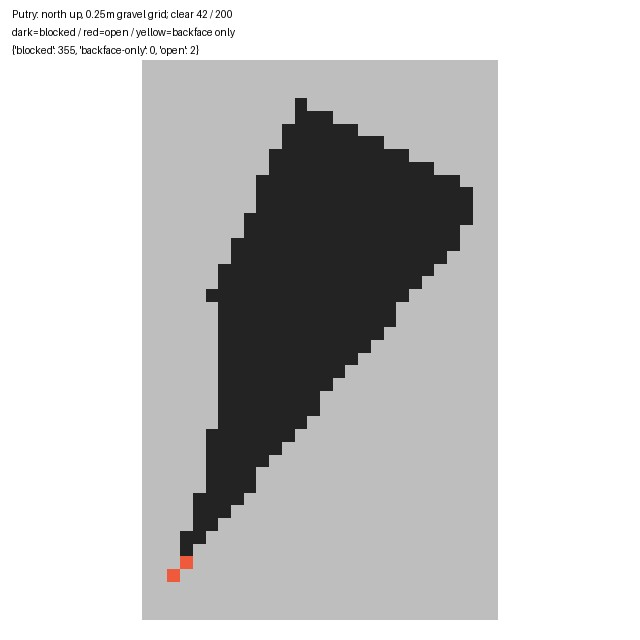
#> input picture artifacts/gpt-s16-r3/island-rays.jpg, 640 x 640 px, given in place of sbs-g3-a-2818555625124739.png, which was not available
$ python ablation_sheets.py --tier Low
#> lines starting #> are read from the running program, lines starting #| are printed output that depends on the picture
#> `out = Image.new('RGB', (960, 852), 'white')`: out: PIL image 960x852 RGB; every value is 255
"""Compact diagnostic sheets; original pixels cropped uniformly, never altered."""
from pathlib import Path
import argparse,json
from PIL import Image,ImageDraw
r=Path(__file__).resolve().parent
p=argparse.ArgumentParser();p.add_argument('--tier',choices=['Low','High'],required=True);a=p.parse_args()
names=['sbs-g3-a-2818555625124739','sbs-g3-a-3970163613102941','putry-island-1','putry-island-2','putry-island-near']
modes=['zero-bias','baked-only','no-baked','no-shadows']
dest=r/'ablation-sheets'/a.tier;dest.mkdir(parents=True,exist_ok=True)
def frame(path):
 im=Image.open(path).convert('RGB');im=im.crop((0,200,im.width,im.height));im.thumbnail((480,184),Image.Resampling.LANCZOS);return im
#> in frame, im is the input picture: PIL image 640x640 RGB; mean R, G, B 200.8, 200.7, 200.6
#> after `im = im.crop((0, 200, im.width, im.height))`:
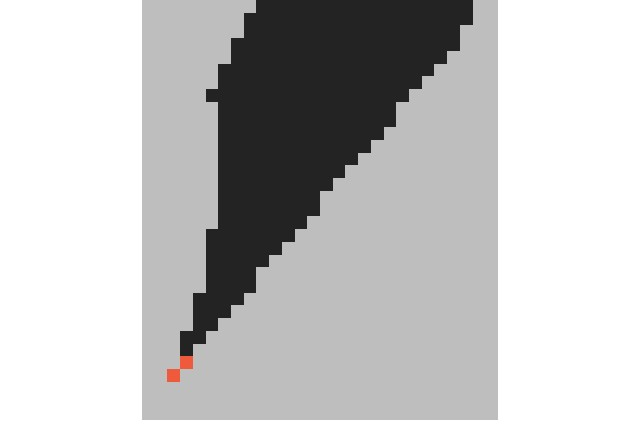
#> im: PIL image 640x440 RGB; mean R, G, B 195.6, 195.4, 195.4
for name in names:
 base=r/'ablations'/f'{a.tier}-baseline'/f'{name}.png'
 out=Image.new('RGB',(960,852),'white');d=ImageDraw.Draw(out);d.text((5,4),f'{a.tier} clear | {name} | same crop y=200..1080',fill='black')
 for i,mode in enumerate(modes):
  y=26+i*205;d.text((5,y),'BASELINE',fill='black');d.text((485,y),mode,fill='black')
  out.paste(frame(base),(0,y+18));out.paste(frame(r/'ablations'/f'{a.tier}-{mode}'/f'{name}.png'),(480,y+18))
#> after `out.paste(frame(base), (0, y + 18))`:
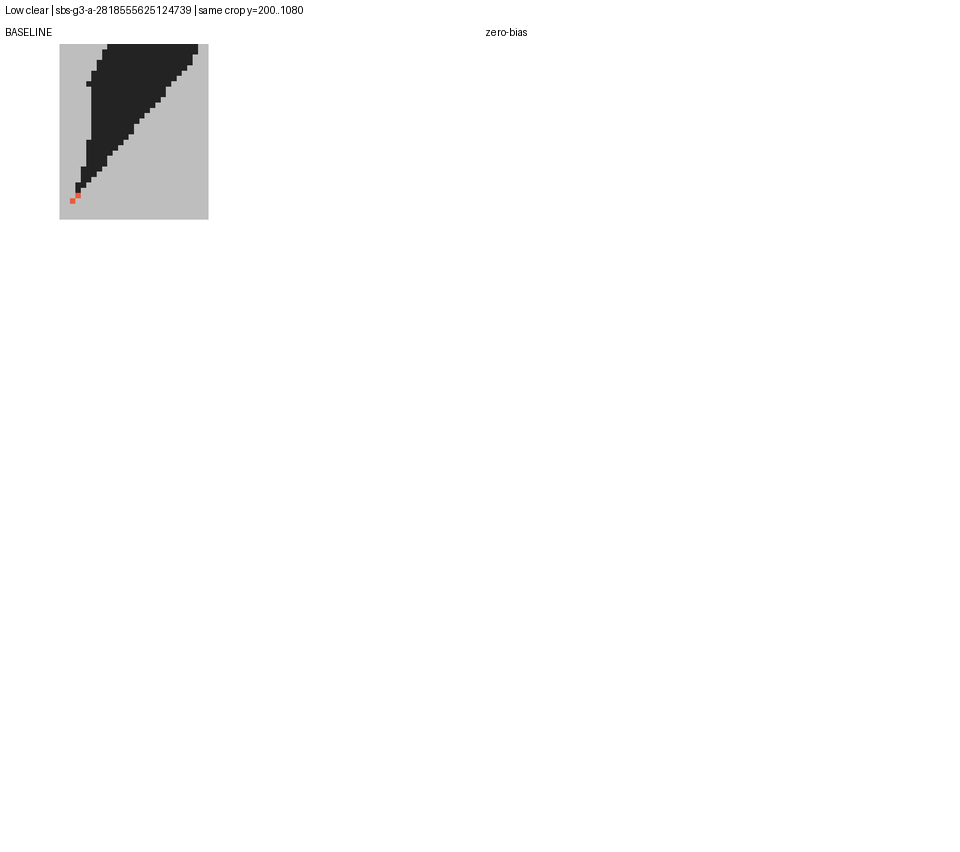
#> out: PIL image 960x852 RGB; mean R, G, B 251.1, 251.1, 251.1
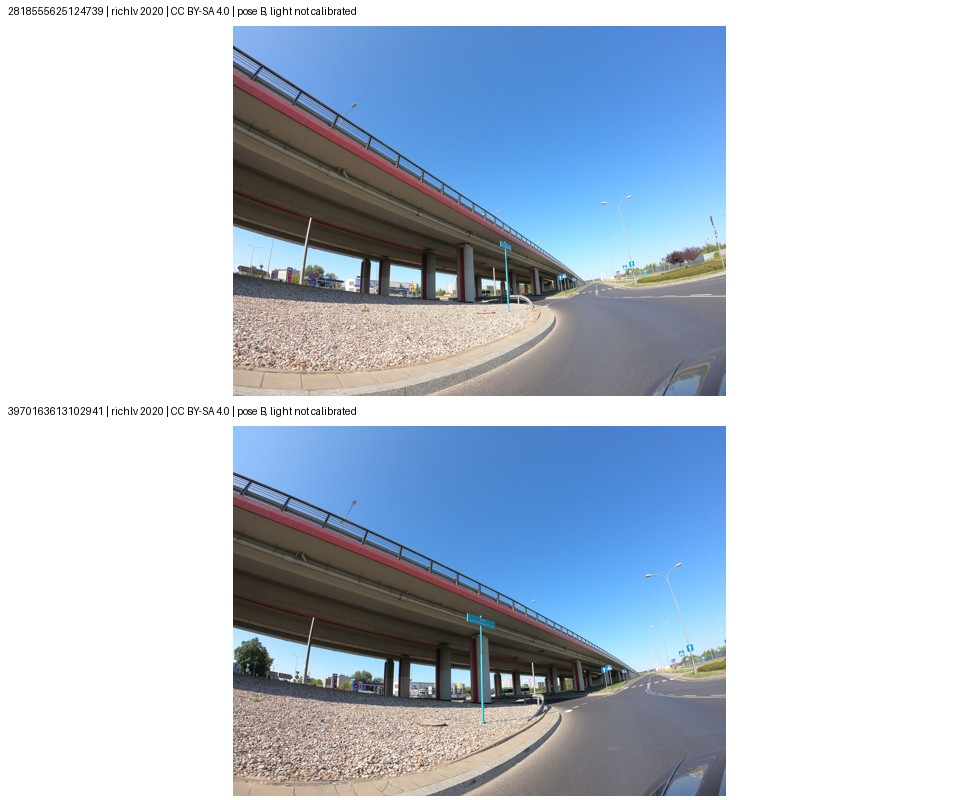
#> input picture artifacts/gpt-s16-r3/reference-sheet.jpg, 960 x 800 px, given in place of sbs-g3-a-2818555625124739.png, which was not available
#> in frame, im is the input picture: PIL image 960x800 RGB; mean R, G, B 188.1, 199.3, 212.4
#> in frame (call 2), `im = im.crop((0, 200, im.width, im.height))`:
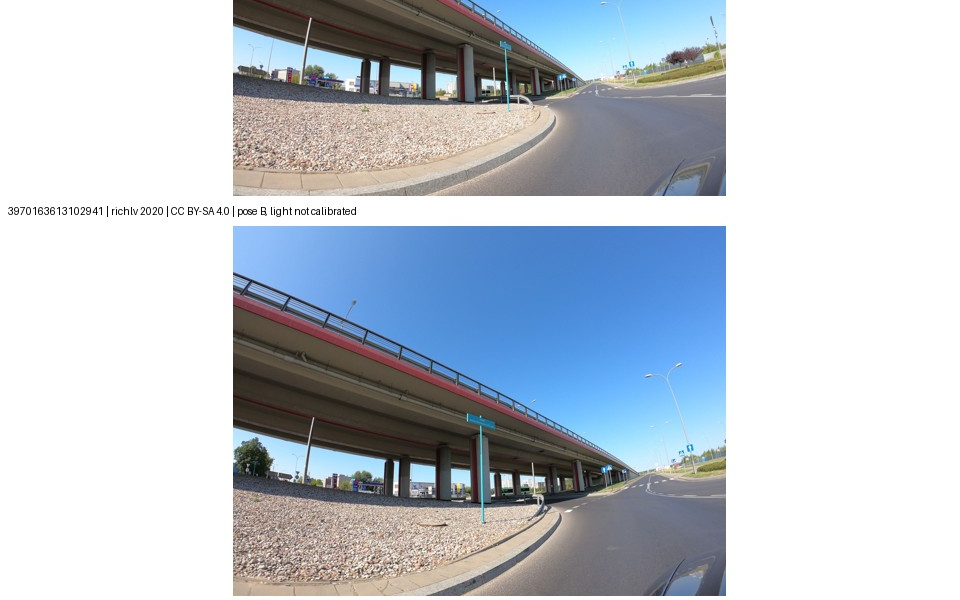
#> im: PIL image 960x600 RGB; mean R, G, B 190.2, 198.1, 207.2
#> in frame (call 2), `im.thumbnail((480, 184), Image.Resampling.LANCZOS)`:
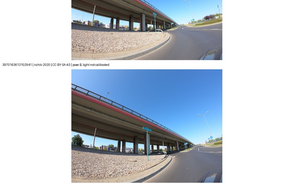
#> im: PIL image 294x184 RGB; mean R, G, B 190.1, 198.1, 207.1
#> after `out.paste(frame(r / 'ablations' / f'{a.tier}-{mode}' / f'{name}.png'),`:
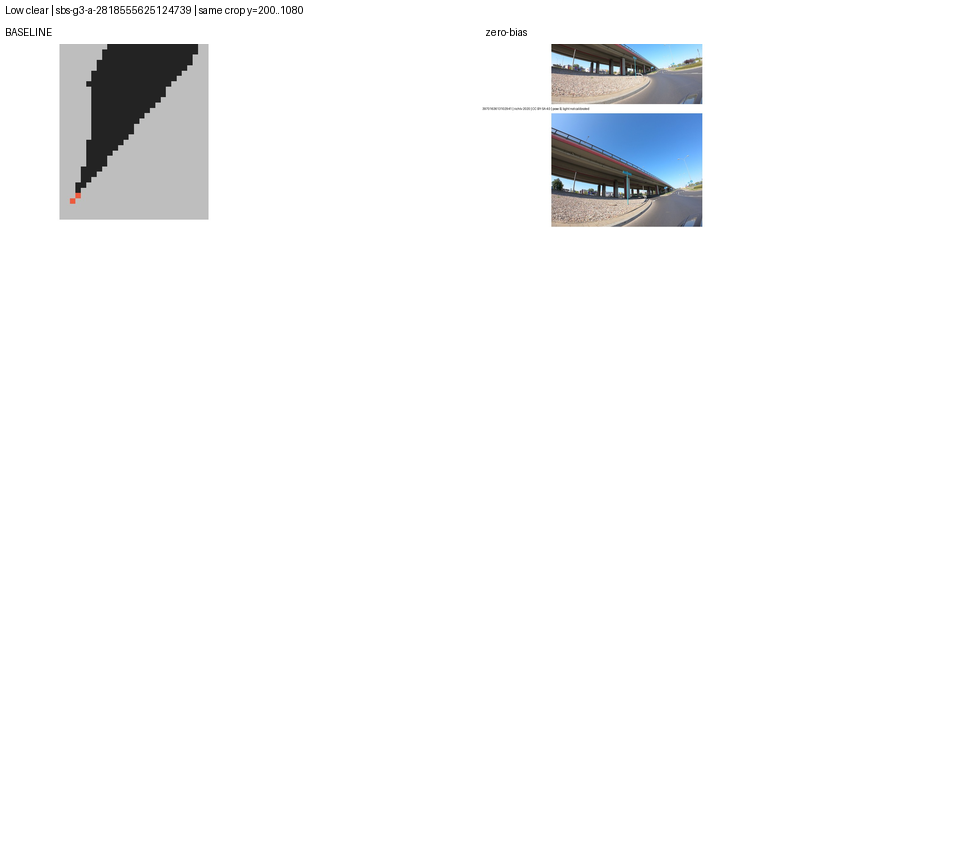
#> out: PIL image 960x852 RGB; mean R, G, B 246.8, 247.4, 248
#> (the run stopped early here; a loop or call above may not have finished)
